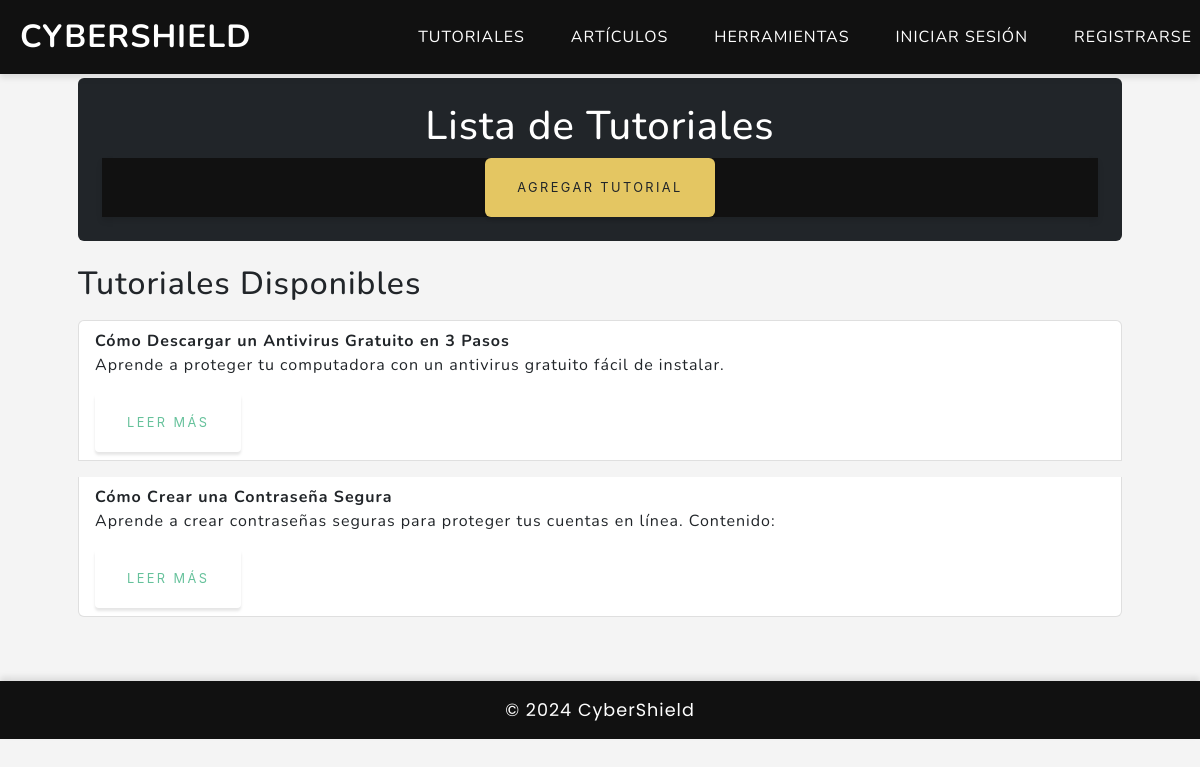
The app's page /tutoriales/ with its own data.
### AppGero/models.py (models this page shows)
class Tutorial(models.Model):
    titulo = models.CharField(max_length=200)
    descripcion = models.TextField()
    contenido = models.TextField()
    fecha_publicacion = models.DateTimeField(auto_now_add=True)

### AppGero/views.py (the view)
# urls.py: path('tutoriales/', views.leerTutoriales, name='lista_tutoriales'),
def leerTutoriales(request):
    tutoriales = Tutorial.objects.all()  # Recupera todos los tutoriales
    contexto = {"tutoriales": tutoriales}
    return render(request, "appgero/tutorial.html", contexto)  # Usamos tutorial.html

### AppGero/templates/appgero/tutorial.html (shortened to what this page needs)
{% extends 'AppGero/padre.html' %}
{% block content %}
    <div class="container px-4 px-lg-5 py-5">
        <header class="mb-4 bg-dark p-4 rounded">
            <h1 class="text-center text-white">Lista de Tutoriales</h1>
            <nav class="text-center">
                <a href="{% url 'agregar_tutorial' %}" class="btn btn-warning text-dark">Agregar Tutorial</a>
            </nav>
        </header>
        <main>
            <h2 class="text-dark mb-3">Tutoriales Disponibles</h2>
            <ul class="list-group">
                {% for tutorial in tutoriales %}
                    <li class="list-group-item mb-3">
                        <strong>{{ tutorial.titulo }}</strong><br>
                        <p>{{ tutorial.descripcion }}</p>
                        <a href="{% url 'detalle_tutorial' tutorial.id %}" class="btn btn-outline-success btn-sm">Leer más</a>
                    </li>
                {% empty %}
                    <p>No hay tutoriales disponibles.</p>
                {% endfor %}
            </ul>
        </main>
    </div>
{% endblock %}

### AppGero/templates/appgero/padre.html (style rules this page uses)
body { font-family: 'Nunito', sans-serif; background-color: #f4f4f4; color: #333; }
nav { background-color: #111; box-shadow: 0 4px 6px rgba(0, 0, 0, 0.1); }
nav a { color: #fff !important; font-weight: bold; padding-left: 20px; padding-right: 20px; text-transform: uppercase; }

### records on screen
Tutorial: titulo "Cómo Descargar un Antivirus Gratuito en 3 Pasos", descripcion "Aprende a proteger tu computadora con un antivirus gratuito fácil de instalar."
Tutorial: titulo "Cómo Crear una Contraseña Segura", descripcion "Aprende a crear contraseñas seguras para proteger tus cuentas en línea. Contenido:"
